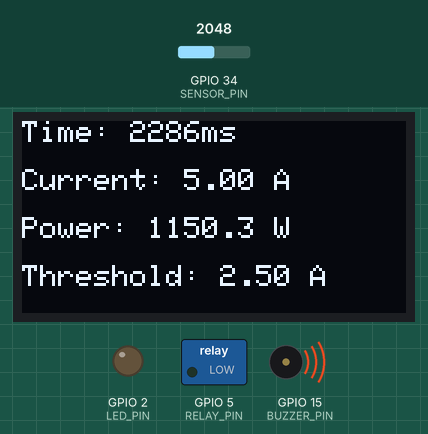
This sketch was run on a simulated ESP32. Shown: 128×64 one-colour display, switched loads named in the sketch (green lamp = pin HIGH), output pins drawn as LEDs (lit = HIGH), buzzer (waves = sounding, pin HIGH). The inputs (shaded band) are chosen by the test bench; at power-on: GPIO 34 (SENSOR_PIN) = 2048. What the sketch prints to the serial monitor is not drawn.

Above: at 2.4 s.
2.5 s: GPIO 34 (SENSOR_PIN) set to 1051
At 3.9 s:
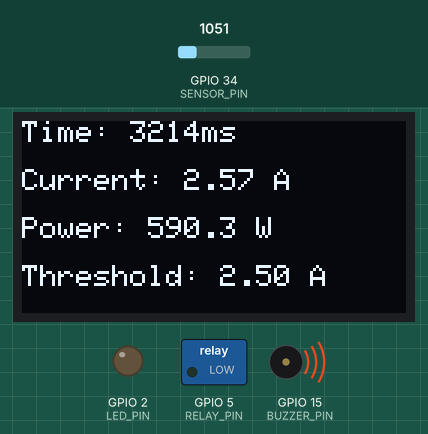
5.5 s: GPIO 34 (SENSOR_PIN) set to 985
At 6.7 s:
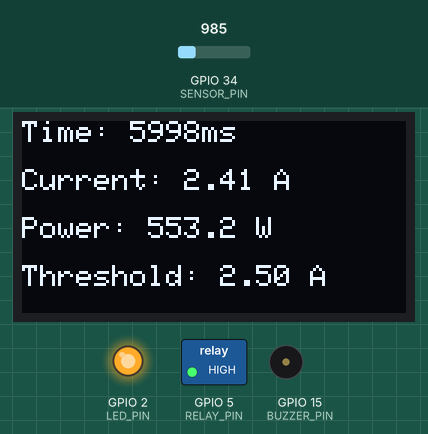
8.5 s: GPIO 34 (SENSOR_PIN) set to 1228
At 9.5 s:
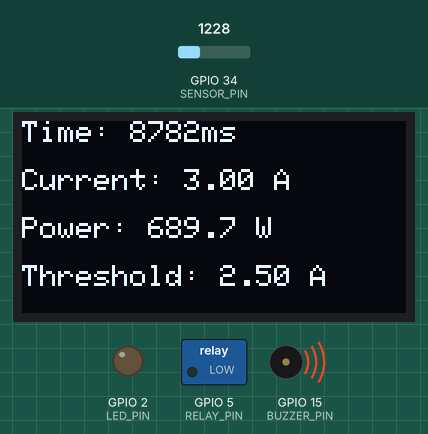
Timing chart, 0 to 11.5 s (numbered marks = the images above; inputs shaded):
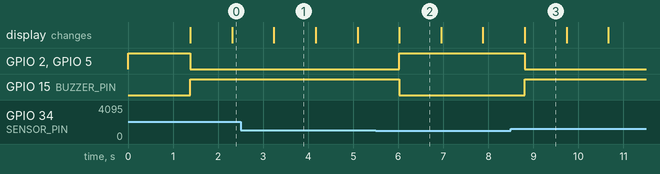

Measured:
- the behaviour switches between 1024 and 1023 on GPIO 34 (SENSOR_PIN) (found by bisection; images 1 and 2)
- after the input at 5.5 s, GPIO 2 (LED_PIN), GPIO 5 (RELAY_PIN): LOW → HIGH after 0.52 s; GPIO 15 (BUZZER_PIN): HIGH → LOW after 0.52 s
- after the input at 8.5 s, GPIO 2 (LED_PIN), GPIO 5 (RELAY_PIN): HIGH → LOW after 0.31 s; GPIO 15 (BUZZER_PIN): LOW → HIGH after 0.31 s
- what the display in image 1 shows lasts 1.0 s, from 3.2 s to 4.2 s

The sketch:

code.ino
```cpp
#include <Wire.h>
#include <Adafruit_GFX.h>
#include <Adafruit_SSD1306.h>

#define SCREEN_WIDTH 128
#define SCREEN_HEIGHT 64
#define OLED_RESET -1
Adafruit_SSD1306 display(SCREEN_WIDTH, SCREEN_HEIGHT, &Wire, OLED_RESET);

const int SENSOR_PIN = 34;   // Potentiometer (simulate ACS712)
const int RELAY_PIN  = 5;
const int LED_PIN    = 2;
const int BUZZER_PIN = 15;

const float VOLTAGE = 230.0;      // Simulated mains voltage (for power calc)
float thresholdCurrent = 2.5;     // Threshold in amperes (adjust as needed)
int samples = 20;                 // smoothing samples

float adcToAmp(float adcValue) {
  return (adcValue / 4095.0) * 10.0;
}

void setup() {
  Serial.begin(115200);
  pinMode(RELAY_PIN, OUTPUT);
  pinMode(LED_PIN, OUTPUT);
  pinMode(BUZZER_PIN, OUTPUT);

  digitalWrite(RELAY_PIN, HIGH);
  digitalWrite(LED_PIN, HIGH);
  digitalWrite(BUZZER_PIN, LOW);

  if (!display.begin(SSD1306_SWITCHCAPVCC, 0x3C)) {
    Serial.println("SSD1306 allocation failed");
    while (true) delay(10);
  }
  display.clearDisplay();
  display.setTextSize(1);
  display.setTextColor(WHITE);

  displayIntro();
}

void displayIntro() {
  display.clearDisplay();
  display.setCursor(0, 0);
  display.println("Smart Energy Monitor");
  display.println("");
  display.println("Loading...");
  display.display();
  delay(1200);
}

float readCurrent() {
  long total = 0;
  for (int i = 0; i < samples; i++) {
    total += analogRead(SENSOR_PIN);
    delay(5);
  }
  float avg = total / (float)samples;
  return adcToAmp(avg);
}

void loop() {
  float current = readCurrent();
  float power = VOLTAGE * current;
  unsigned long t = millis();

  display.clearDisplay();
  display.setCursor(0, 0);
  display.printf("Time: %lums\n", t);
  display.println("");
  display.printf("Current: %.2f A\n", current);
  display.println("");
  display.printf("Power: %.1f W\n", power);
  display.println("");
  display.printf("Threshold: %.2f A\n", thresholdCurrent);
  display.display();

  Serial.printf("Current: %.2f A, Power: %.1f W\n", current, power);

  if (current > thresholdCurrent) {
    digitalWrite(RELAY_PIN, LOW);
    digitalWrite(LED_PIN, LOW);
    digitalWrite(BUZZER_PIN, HIGH);
  } else {
    digitalWrite(RELAY_PIN, HIGH);
    digitalWrite(LED_PIN, HIGH);
    digitalWrite(BUZZER_PIN, LOW);
  }

  delay(800);
}
```
